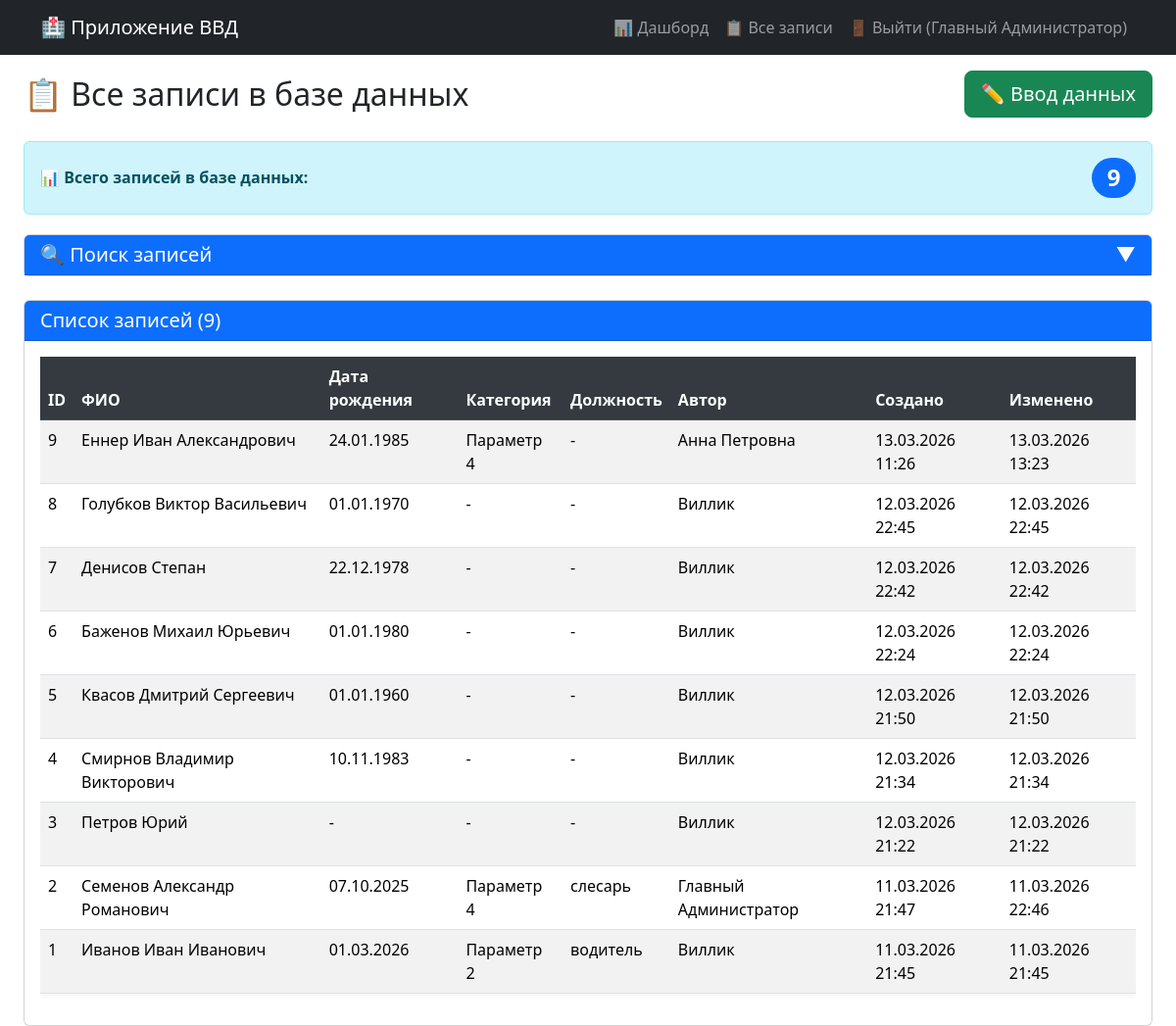
/records (signed in), run on the app's committed database.
### models.py (models this page shows, shortened)
class User(UserMixin, db.Model):
    __tablename__ = 'users'  # Явно указываем имя таблицы Алиса
    __table_args__ = {'extend_existing': True}  # Добавлено!
    id = db.Column(db.Integer, primary_key=True)
    username = db.Column(db.String(80), unique=True, nullable=False)
    password = db.Column(db.String(200), nullable=False)
    full_name = db.Column(db.String(100))
    role = db.Column(db.String(20), default='user')
    entries = db.relationship('PersonData', backref='author', lazy=True, cascade='all, delete-orphan')

class PersonData(db.Model):
    __tablename__ = 'person_data'  # Новое имя таблицы!
    __table_args__ = {'extend_existing': True}  # Добавлено!
    id = db.Column(db.Integer, primary_key=True)
    last_name = db.Column(db.String(100))
    first_name = db.Column(db.String(100))
    middle_name = db.Column(db.String(100))
    birth_date = db.Column(db.Date)
    date2 = db.Column(db.Date)
    place2 = db.Column(db.String(255))
    category = db.Column(db.String(200))
    category_custom = db.Column(db.String(200))
    position = db.Column(db.String(200))
    rank = db.Column(db.String(100))
    number = db.Column(db.String(100))
    lp = db.Column(db.String(255))
    lp_reason = db.Column(db.String(1000))
    place = db.Column(db.String(200))
    ppr = db.Column(db.String(200))
    place2_field = db.Column(db.String(200))
    date4 = db.Column(db.Date)
    ee = db.Column(db.Date)
    ee4 = db.Column(db.Date)
    created_at = db.Column(db.DateTime, default=datetime.now)
    updated_at = db.Column(db.DateTime, default=datetime.now, onupdate=datetime.now)
    user_id = db.Column(db.Integer, db.ForeignKey('users.id'), nullable=False)
    edit_history = db.relationship('EditHistory', backref='record', lazy='dynamic', cascade='all, delete-orphan')
    relatives_list = db.relationship('Relative', back_populates='main_person', lazy=True, cascade='all, delete-orphan')

### app.py (the view)
@app.route('/records')
@login_required
def all_records():
    query = PersonData.query
    search_last_name = request.args.get('search_last_name', '')
    if search_last_name:
        query = query.filter(PersonData.last_name.ilike(f'%{search_last_name}%'))
    search_user = request.args.get('search_user', '')
    if search_user:
        query = query.join(PersonData.author).filter(User.full_name.ilike(f'%{search_user}%'))
    search_birth_date = request.args.get('search_birth_date', '')
    if search_birth_date:
        try:
            birth_date = datetime.strptime(search_birth_date, '%Y-%m-%d').date()
            query = query.filter(PersonData.birth_date == birth_date)
        except ValueError:
            flash('Неверный формат даты рождения','warning')
    records = query.order_by(PersonData.created_at.desc()).all()
    total_all_records = PersonData.query.count()  # Общее количество ВСЕХ записей
    current_records = len(records)                # Количество записей по текущему поиску
    return render_template(
        'all_records.html',
        records=records,
        search_last_name=search_last_name,
        search_user=search_user,
        search_birth_date=search_birth_date,
        total_all_records=total_all_records,
        current_records=current_records
    )

### app.py (called while the page is built)
@login_manager.user_loader
def load_user(user_id):
    return db.session.get(User, int(user_id)) #User.query.get(int(user_id))

### templates/all_records.html (shortened to what this page needs)
{% extends "base.html" %}
{% block content %}
<div class="container-fluid">
    <div class="d-flex justify-content-between align-items-center mb-4">
        <h2 class="mb-0">📋 Все записи в базе данных</h2>
        <a href="{{ url_for('input_data') }}" class="btn btn-success btn-lg">
            ✏️ Ввод данных
        </a>
    </div>
    <div class="stats-row">
        <div class="alert alert-info d-flex justify-content-between align-items-center" role="alert">
            <span>📊 <strong>Всего записей в базе данных:</strong></span>
            <span class="badge bg-primary rounded-pill fs-4">{{ total_all_records }}</span>
        </div>
    </div>
    <div class="card mb-4">
        <div class="card-header bg-primary text-white" style="cursor: pointer;" onclick="toggleSearch()">
            <h5 class="mb-0 d-flex justify-content-between align-items-center">
                <span>🔍 Поиск записей</span>
                <span id="searchToggleIcon">▼</span>
            </h5>
        </div>
    </div>
    <div class="card">
        <div class="card-header bg-primary text-white d-flex justify-content-between align-items-center">
            <h5 class="mb-0">Список записей ({{ records|length }})</h5>
        </div>
        <div class="card-body">
            {% if records %}
            <div class="table-responsive">
                <table class="table table-striped table-hover">
                    <thead class="table-dark">
                        <tr>
                            <th>ID</th>
                            <th>ФИО</th>
                            <th>Дата рождения</th>
                            <th>Категория</th>
                            <th>Должность</th>
                            <th>Автор</th>
                            <th>Создано</th>
                            <th>Изменено</th>
                        </tr>
                    </thead>
                    <tbody>
                        {% for record in records %}
                        <tr class="clickable-row" onclick="window.location='{{ url_for('edit_record', record_id=record.id) }}'">
                            <td>{{ record.id }}</td>
                            <td>{{ record.last_name }} {{ record.first_name }} {{ record.middle_name }}</td>
                            <td>{{ record.birth_date.strftime('%d.%m.%Y') if record.birth_date else '-' }}</td>
                            <td>{{ record.category or '-' }}</td>
                            <td>{{ record.position or '-' }}</td>
                            <td>{{ record.author.full_name or record.author.username }}</td>
                            <td>{{ record.created_at.strftime('%d.%m.%Y %H:%M') }}</td>
                            <td>{{ record.updated_at.strftime('%d.%m.%Y %H:%M') if record.updated_at else '-' }}</td>
                        </tr>
                        {% endfor %}
                    </tbody>
                </table>
            </div>
            {% endif %}
        </div>
    </div>
</div>
{% endblock %}

### templates/base.html (shortened to what this page needs)
<!DOCTYPE html>
<html lang="ru">
<head>
    {{ bootstrap.load_css() }}
</head>
<body>
    <nav class="navbar navbar-expand-lg navbar-dark bg-dark">
        <div class="container">
            <a class="navbar-brand" href="{{ url_for('dashboard') }}">🏥 Приложение ВВД</a>
            <div class="collapse navbar-collapse" id="navbarNav">
                <ul class="navbar-nav ms-auto">
                    {% if current_user.is_authenticated %}
                        <li class="nav-item">
                            <a class="nav-link" href="{{ url_for('dashboard') }}">📊 Дашборд</a>
                        </li>
                        <li class="nav-item">
                            <a class="nav-link" href="{{ url_for('all_records') }}">📋 Все записи</a>
                        </li>
                        <li class="nav-item">
                            <a class="nav-link" href="{{ url_for('logout') }}">🚪 Выйти ({{ current_user.full_name }})</a>
                        </li>
                    {% else %}
                        <li class="nav-item">
                            <a class="nav-link" href="{{ url_for('login') }}">🔐 Вход</a>
                        </li>
                    {% endif %}
                </ul>
            </div>
        </div>
    </nav>
    <main class="container-fluid mt-3">
        {% block content %}{% endblock %}
    </main>
</body>
</html>

### templates/all_records.html (style rules this page uses)
.clickable-row { cursor: pointer; transition: background-color 0.2s ease; }
.clickable-row td { position: relative; }
.stats-row { margin-bottom: 20px; }
.table { box-shadow: 0 2px 5px rgba(0,0,0,0.05); }
.table thead th { background-color: #343a40; color: white; position: sticky; top: 0; z-index: 10; }

### data on the page
User: full_name "Главный Администратор"
PersonData: id "9", last_name "Еннер", first_name "Иван", middle_name "Александрович", birth_date "24.01.1985", category "Параметр 4", position "-", author "Анна Петровна", created_at "13.03.2026 11:26", updated_at "13.03.2026 13:23"
PersonData: id "8", last_name "Голубков", first_name "Виктор", middle_name "Васильевич", birth_date "01.01.1970", category "-", position "-", author "Виллик", created_at "12.03.2026 22:45", updated_at "12.03.2026 22:45"
PersonData: id "7", last_name "Денисов", first_name "Степан", birth_date "22.12.1978", category "-", position "-", author "Виллик", created_at "12.03.2026 22:42", updated_at "12.03.2026 22:42"
PersonData: id "6", last_name "Баженов", first_name "Михаил", middle_name "Юрьевич", birth_date "01.01.1980", category "-", position "-", author "Виллик", created_at "12.03.2026 22:24", updated_at "12.03.2026 22:24"
PersonData: id "5", last_name "Квасов", first_name "Дмитрий", middle_name "Сергеевич", birth_date "01.01.1960", category "-", position "-", author "Виллик", created_at "12.03.2026 21:50", updated_at "12.03.2026 21:50"
PersonData: id "4", last_name "Смирнов", first_name "Владимир", middle_name "Викторович", birth_date "10.11.1983", category "-", position "-", author "Виллик", created_at "12.03.2026 21:34", updated_at "12.03.2026 21:34"
PersonData: id "3", last_name "Петров", first_name "Юрий", birth_date "-", category "-", position "-", author "Виллик", created_at "12.03.2026 21:22", updated_at "12.03.2026 21:22"
PersonData: id "2", last_name "Семенов", first_name "Александр", middle_name "Романович", birth_date "07.10.2025", category "Параметр 4", position "слесарь", author "Главный Администратор", created_at "11.03.2026 21:47", updated_at "11.03.2026 22:46"
PersonData: id "1", last_name "Иванов", first_name "Иван", middle_name "Иванович", birth_date "01.03.2026", category "Параметр 2", position "водитель", author "Виллик", created_at "11.03.2026 21:45", updated_at "11.03.2026 21:45"

### other printed values
{{ total_all_records }} "9"
{{ records|length }} "9"
